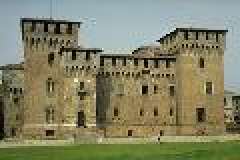
#> input picture obj_decoys/382002.jpg, 120 x 80 px, found by its file name (shown 2 times larger); its folder holds only this picture in this run
$ jupyter execute --allow-errors CBIR.ipynb   (older library calls are emulated)
#> lines starting #> are read from the running program, lines starting #| are printed output that depends on the picture
# Atelier 1: Systèmes de Recherche d'Images par le Contenu CBIR - Descripteurs globaux

[cell 1]
import numpy as np
import cv2
import matplotlib.pyplot as plt
import os
from scipy.spatial.distance import euclidean
from skimage.feature import graycomatrix, graycoprops, hog
from skimage import exposure
import random

Définir les chemins vers les données

[cell 2]
base_path = '/Users/Apple/Documents/5eme/Indexation _tatou/TP_1/obj_decoys'
requete_path = '/Users/Apple/Documents/5eme/Indexation _tatou/TP_1/img_requetes'

PARTIE 3.1: LECTURE DES IMAGES

[cell 3]
def load_images_from_folder(folder_path):

    images = []
    image_names = []

    for filename in os.listdir(folder_path):
        if filename.endswith(('.jpg', '.jpeg', '.png', '.bmp')):
            img_path = os.path.join(folder_path, filename)
            img = cv2.imread(img_path)
#> img is the input picture: shape (80, 120, 3); mean B, G, R 102.9, 131.6, 131.6
            if img is not None:
                img = cv2.cvtColor(img, cv2.COLOR_BGR2RGB)
                images.append(img)
                image_names.append(filename)

    return images, image_names

Question 1: Lire toutes les images et afficher 6 images aléatoirement

[cell 4]
database_images, database_names = load_images_from_folder(base_path)
#> database_images = 1 item; database_names = ['382002.jpg']
print(f"Nombre d'images dans la base: {len(database_images)}")
#| Nombre d'images dans la base: 1

# Afficher 6 images aléatoires
fig, axes = plt.subplots(2, 3, figsize=(15, 10))
#> (the rest of this cell did not finish here and is left out)

Question 2: Lire les images requêtes

#> (a cell that did not finish here is left out)

PARTIE 3.2: RECHERCHE PAR IMAGE ENTIÈRE

[cell 6]
# [21 lines left out: function search_by_whole_image, not called in this run]

Question 1 & 2: Appliquer la recherche et afficher les résultats

#> (a cell that did not finish here is left out)

La recherche par image entière compare directement les pixels.
Cette méthode est sensible aux variations de luminosité, position, et échelle.
Les résultats peuvent ne pas être sémantiquement pertinents.

PARTIE 3.3: RECHERCHE PAR COULEUR

[cell 8]
def color_Moments(img):
    """
    Calcule les moments statistiques (moyenne et variance) pour chaque canal couleur.
    """
    features = []

    # Calculer la moyenne et la variance pour chaque canal
    for channel in range(3):  # R, G, B
        channel_data = img[:, :, channel]
        mean = np.mean(channel_data)
        variance = np.var(channel_data)
        features.extend([mean, variance])

    return np.array(features)

def getFeatures(img, fsize):
    """
    Fonction générique pour extraire les caractéristiques d'une image.
    Cette fonction sera modifiée au fur et à mesure pour ajouter plus de descripteurs.
    """
    return color_Moments(img)

def CBIR_Indexation(images, image_names, fsize=6):
    """
    Phase d'indexation: extrait les caractéristiques de toutes les images.
    """
#> called with fsize = 6
    print(f"Indexation de {len(images)} images...")
#> (printed output is left out)

    features_matrix = []

    for idx, img in enumerate(images):
        features = getFeatures(img, fsize)
        features_matrix.append(features)

        if (idx + 1) % 50 == 0:
            print(f"  {idx + 1}/{len(images)} images indexées...")
#> this loop made 1 pass
#> features on pass 1: [131.6, 1640.6, 131.6, 1875.3, 102.9, 3142.5]
#> after the loop, features_matrix = [[131.6, 1640.6, 131.6, 1875.3, 102.9, 3142.5]]

    print("Indexation terminée!")
    return np.array(features_matrix), image_names

# [18 lines left out: function CBIR_Recherche, not called in this run]

# Indexation avec les moments de couleur
print("\nIndexation avec les moments de couleur...")
features_matrix, indexed_names = CBIR_Indexation(database_images, database_names, fsize=6)
#> features_matrix = [[131.6, 1640.6, 131.6, 1875.3, 102.9, 3142.5]]; indexed_names = ['382002.jpg']
print(f"Matrice de caractéristiques: {features_matrix.shape}")
#| Matrice de caractéristiques: (1, 6)

# Recherche
print("\nRecherche avec les moments de couleur...")
#> (the rest of this cell did not finish here and is left out)

Les moments de couleur capturent la distribution des couleurs dans l'image.
On peut remarquer que les résultats sont meilleurs que la comparaison pixel par pixel.

PARTIE 3.4: RECHERCHE PAR HISTOGRAMME

[cell 9]
def hsvHistogramFeatures(img, bins=(8, 8, 8)):
    """
    Calcule l'histogramme HSV d'une image.

    """
    # Convertir RGB en HSV
    hsv = cv2.cvtColor(img, cv2.COLOR_RGB2HSV)

    # Calculer l'histogramme 3D
    hist = cv2.calcHist([hsv], [0, 1, 2], None, bins,
                        [0, 180, 0, 256, 0, 256])

    # Normaliser l'histogramme
    hist = cv2.normalize(hist, hist).flatten()

    return hist
# [7 lines left out: function getFeatures_v2, not called in this run]

Question 1: Modifier getFeatures

[cell 10]
features_matrix_v2, indexed_names_v2 = CBIR_Indexation(database_images, database_names)
#> (printed output is left out)
#> the loop in CBIR_Indexation (call 2), `for idx, img in enumerate(images):` made 1 pass
#> features_matrix_v2 = [[131.6, 1640.6, 131.6, 1875.3, 102.9, 3142.5]]; indexed_names_v2 = ['382002.jpg']
print(f"Matrice de caractéristiques: {features_matrix_v2.shape}")
#| Matrice de caractéristiques: (1, 6)

print("\nRecherche avec couleur + histogramme...")
#> (the rest of this cell did not finish here and is left out)

L'ajout de l'histogramme HSV améliore la discrimination des couleurs.
HSV est plus robuste aux variations d'éclairage que RGB.
Les résultats devraient être plus précis qu'avec les moments seuls.

PARTIE 3.5: RECHERCHE PAR TEXTURE

[cell 11]
def textureFeatures(img):
    """
    Calcule les caractéristiques de texture basées sur GLCM.
    """
    # Convertir en niveaux de gris
    gray = cv2.cvtColor(img, cv2.COLOR_RGB2GRAY)
    glcm = graycomatrix(gray, distances=[1], angles=[0], levels=256,
                        symmetric=True, normed=True)
    # Extraire les propriétés
    contrast = graycoprops(glcm, 'contrast')[0, 0]
    correlation = graycoprops(glcm, 'correlation')[0, 0]
    energy = graycoprops(glcm, 'energy')[0, 0]
    homogeneity = graycoprops(glcm, 'homogeneity')[0, 0]

    return np.array([contrast, correlation, energy, homogeneity])

Question 2: Modifier getFeatures pour inclure la texture

[cell 12]
def getFeatures_v3(img, fsize):
    """
    Combine couleur, histogramme et texture.
    """
    moments = color_Moments(img)
    histogram = hsvHistogramFeatures(img)

    # Texture
    texture = textureFeatures(img)

    # Concaténer tous les descripteurs
    return np.concatenate([moments, histogram, texture])

getFeatures = getFeatures_v3

Question 3: Réindexation avec couleur + histogramme + texture

[cell 13]
features_matrix_v3, indexed_names_v3 = CBIR_Indexation(database_images, database_names)
#> (printed output is left out)
#> the loop in CBIR_Indexation (call 3), `for idx, img in enumerate(images):` made 1 pass
#> pass 1, in textureFeatures, `gray = cv2.cvtColor(img, cv2.COLOR_RGB2GRAY)`:
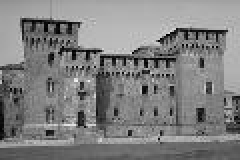
#> gray: shape (80, 120) (shown 2 times larger); min 1, max 244, mean 128.3
#> indexed_names_v3 = ['382002.jpg']
print(f"Matrice de caractéristiques: {features_matrix_v3.shape}")
#| Matrice de caractéristiques: (1, 522)

print("\nRecherche avec tous les descripteurs...")
#> (the rest of this cell did not finish here and is left out)

La texture apporte des informations sur les motifs et structures répétitives.
Les résultats combinent maintenant couleur ET texture pour une meilleure précision.

PARTIE 3.6: RECHERCHE PAR FORME (HOG)

[cell 14]
def shapeFeaturesHOG(img):
    """
    Calcule le descripteur HOG (Histogram of Oriented Gradients).
    """
    # Convertir en niveaux de gris
    gray = cv2.cvtColor(img, cv2.COLOR_RGB2GRAY)

    # Redimensionner pour avoir une taille fixe
    gray_resized = cv2.resize(gray, (128, 128))
    hog_features = hog(gray_resized,
                       orientations=9,
                       pixels_per_cell=(8, 8),
                       cells_per_block=(2, 2),
                       block_norm='L2-Hys',
                       visualize=False)

    return hog_features

Question 3: Modifier getFeatures pour inclure HOG

[cell 15]
def getFeatures_v4(img, fsize):
    """
    Combine couleur, histogramme, texture et forme (HOG).
    """
    # Moments de couleur
    moments = color_Moments(img)
    histogram = hsvHistogramFeatures(img)
    texture = textureFeatures(img)

    # Forme (HOG)
    shape = shapeFeaturesHOG(img)
    return np.concatenate([moments, histogram, texture, shape])

getFeatures = getFeatures_v4

Question 4: Réindexation et recherche avec descripteur complet

[cell 16]
features_matrix_v4, indexed_names_v4 = CBIR_Indexation(database_images, database_names)
#> (printed output is left out)
#> the loop in CBIR_Indexation (call 4), `for idx, img in enumerate(images):` made 1 pass
#> pass 1, in shapeFeaturesHOG, `gray_resized = cv2.resize(gray, (128, 128))`:
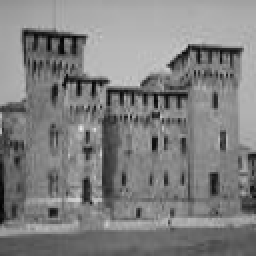
#> gray_resized: shape (128, 128) (shown 2 times larger); min 2, max 234, mean 128.2
#> indexed_names_v4 = ['382002.jpg']
print(f"Matrice de caractéristiques finale: {features_matrix_v4.shape}")
#| Matrice de caractéristiques finale: (1, 8622)

# Recherche pour les deux images requêtes
#> (the rest of this cell did not finish here and is left out)

$ run again, on obj_decoys/382022.jpg
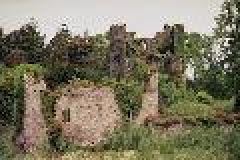
#> input picture obj_decoys/382022.jpg, 120 x 80 px, found by its file name (shown 2 times larger)
#> in load_images_from_folder, img is the input picture: shape (80, 120, 3); mean B, G, R 96.8, 119.1, 124.7
#> database_images = 1 item; database_names = ['382022.jpg']
#| Nombre d'images dans la base: 1
#> (printed output is left out)
#> the loop in CBIR_Indexation, `for idx, img in enumerate(images):` made 1 pass
#> features on pass 1: [124.7, 3833.9, 119.1, 3560.9, 96.84, 4287.1]
#> after the loop in CBIR_Indexation, `for idx, img in enumerate(images):`: features_matrix = [[124.7, 3833.9, 119.1, 3560.9, 96.84, 4287.1]]
#> `features_matrix, indexed_names = CBIR_Indexation(database_images, data..`: indexed_names = ['382022.jpg']
#| Matrice de caractéristiques: (1, 6)
#> (printed output is left out)
#> the loop in CBIR_Indexation (call 2), `for idx, img in enumerate(images):` made 1 pass
#> features_matrix_v2 = [[124.7, 3833.9, 119.1, 3560.9, 96.84, 4287.1]]; indexed_names_v2 = ['382022.jpg']
#| Matrice de caractéristiques: (1, 6)
#> (printed output is left out)
#> the loop in CBIR_Indexation (call 3), `for idx, img in enumerate(images):` made 1 pass
#> pass 1, in textureFeatures, `gray = cv2.cvtColor(img, cv2.COLOR_RGB2GRAY)`:
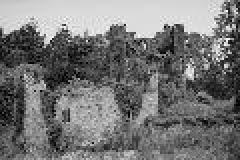
#> gray: shape (80, 120) (shown 2 times larger); min 1, max 253, mean 118.2
#| Matrice de caractéristiques: (1, 522)
#> (printed output is left out)
#> the loop in CBIR_Indexation (call 4), `for idx, img in enumerate(images):` made 1 pass
#> pass 1, in shapeFeaturesHOG, `gray_resized = cv2.resize(gray, (128, 128))`:
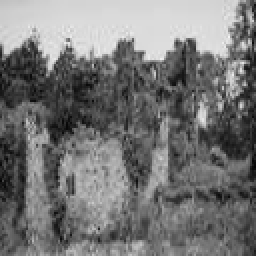
#> gray_resized: shape (128, 128) (shown 2 times larger); min 3, max 244, mean 118.1
#| Matrice de caractéristiques finale: (1, 8622)

$ run again, on obj_decoys/382025.jpg
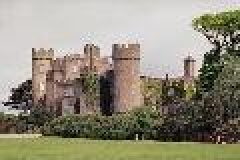
#> input picture obj_decoys/382025.jpg, 120 x 80 px, found by its file name (shown 2 times larger)
#> in load_images_from_folder, img is the input picture: shape (80, 120, 3); mean B, G, R 122.7, 140.4, 145.8
#> database_images = 1 item; database_names = ['382025.jpg']
#| Nombre d'images dans la base: 1
#> (printed output is left out)
#> the loop in CBIR_Indexation, `for idx, img in enumerate(images):` made 1 pass
#> features on pass 1: [145.8, 4419.2, 140.4, 4463.5, 122.7, 5249.1]
#> after the loop in CBIR_Indexation, `for idx, img in enumerate(images):`: features_matrix = [[145.8, 4419.2, 140.4, 4463.5, 122.7, 5249.1]]
#> `features_matrix, indexed_names = CBIR_Indexation(database_images, data..`: indexed_names = ['382025.jpg']
#| Matrice de caractéristiques: (1, 6)
#> (printed output is left out)
#> the loop in CBIR_Indexation (call 2), `for idx, img in enumerate(images):` made 1 pass
#> features_matrix_v2 = [[145.8, 4419.2, 140.4, 4463.5, 122.7, 5249.1]]; indexed_names_v2 = ['382025.jpg']
#| Matrice de caractéristiques: (1, 6)
#> (printed output is left out)
#> the loop in CBIR_Indexation (call 3), `for idx, img in enumerate(images):` made 1 pass
#> pass 1, in textureFeatures, `gray = cv2.cvtColor(img, cv2.COLOR_RGB2GRAY)`:
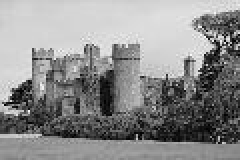
#> gray: shape (80, 120) (shown 2 times larger); min 1, max 253, mean 140
#| Matrice de caractéristiques: (1, 522)
#> (printed output is left out)
#> the loop in CBIR_Indexation (call 4), `for idx, img in enumerate(images):` made 1 pass
#> pass 1, in shapeFeaturesHOG, `gray_resized = cv2.resize(gray, (128, 128))`:
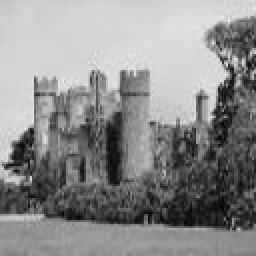
#> gray_resized: shape (128, 128) (shown 2 times larger); min 4, max 237, mean 139.9
#| Matrice de caractéristiques finale: (1, 8622)

$ run again, on obj_decoys/382006.jpg
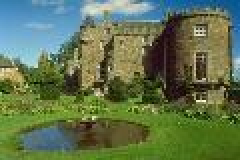
#> input picture obj_decoys/382006.jpg, 120 x 80 px, found by its file name (shown 2 times larger)
#> in load_images_from_folder, img is the input picture: shape (80, 120, 3); mean B, G, R 79.7, 115.3, 97
#> database_images = 1 item; database_names = ['382006.jpg']
#| Nombre d'images dans la base: 1
#> (printed output is left out)
#> the loop in CBIR_Indexation, `for idx, img in enumerate(images):` made 1 pass
#> features on pass 1: [96.96, 1604.1, 115.3, 1901.3, 79.67, 3813.5]
#> after the loop in CBIR_Indexation, `for idx, img in enumerate(images):`: features_matrix = [[96.96, 1604.1, 115.3, 1901.3, 79.67, 3813.5]]
#> `features_matrix, indexed_names = CBIR_Indexation(database_images, data..`: indexed_names = ['382006.jpg']
#| Matrice de caractéristiques: (1, 6)
#> (printed output is left out)
#> the loop in CBIR_Indexation (call 2), `for idx, img in enumerate(images):` made 1 pass
#> features_matrix_v2 = [[96.96, 1604.1, 115.3, 1901.3, 79.67, 3813.5]]; indexed_names_v2 = ['382006.jpg']
#| Matrice de caractéristiques: (1, 6)
#> (printed output is left out)
#> the loop in CBIR_Indexation (call 3), `for idx, img in enumerate(images):` made 1 pass
#> pass 1, in textureFeatures, `gray = cv2.cvtColor(img, cv2.COLOR_RGB2GRAY)`:
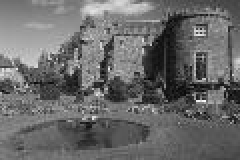
#> gray: shape (80, 120) (shown 2 times larger); min 2, max 250, mean 105.8
#| Matrice de caractéristiques: (1, 522)
#> (printed output is left out)
#> the loop in CBIR_Indexation (call 4), `for idx, img in enumerate(images):` made 1 pass
#> pass 1, in shapeFeaturesHOG, `gray_resized = cv2.resize(gray, (128, 128))`:
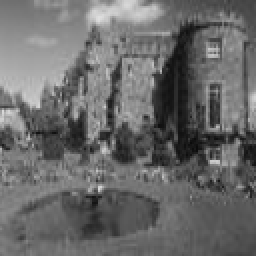
#> gray_resized: shape (128, 128) (shown 2 times larger); min 11, max 223, mean 105.6
#| Matrice de caractéristiques finale: (1, 8622)
